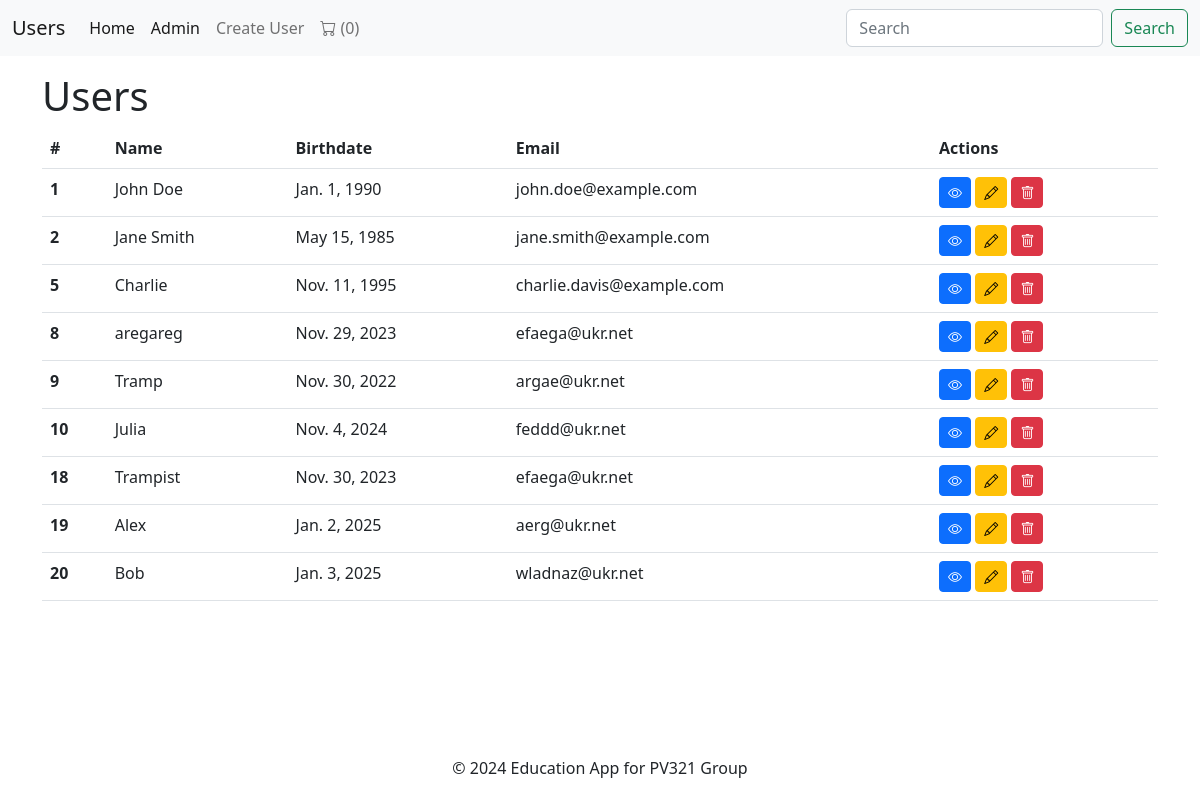
The page /users/home/ on the database as committed earlier.
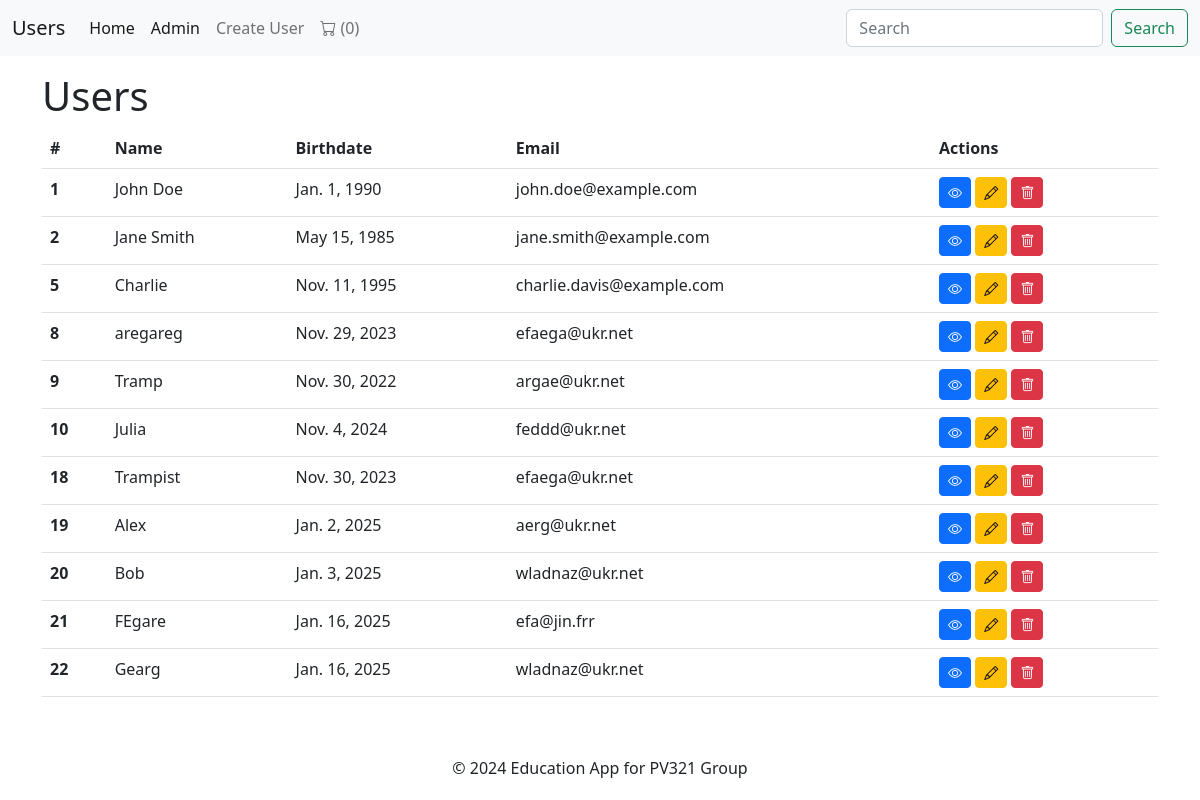
The same page on the database as committed later.
### users/models.py (models this page shows, shortened)
class User(models.Model):
    POSITIONS = [
        ("1", "Developer"),
        ("2", "Designer"),
        ("3", "Manager"),
        ("4", "Administrator")
    ]
    name = models.CharField(max_length=255)
    email = models.EmailField()
    birthdate = models.DateField()
    username = models.CharField(max_length=255)
    avatar = models.ImageField(upload_to="avatars/", blank=True, null=True)
    position = models.CharField(max_length=255, choices=POSITIONS, blank=True, null=True)

### users/views.py (the view)
# urls.py: 2. Add a URL to urlpatterns:  path('', views.home, name='home')
def home(request):
    users = User.objects.all()
    return render(request, "index.html", {"users": users})

### cart/cart.py (called while the page is built)
def get_cart_items(session):
    return session.get(CART_KEY, {})

def get_cart_size(session):
    return len(get_cart_items(session))

### first_app/context_processors.py (called while the page is built)
def cart_count(request):
    return {'cart_count': get_cart_size(request.session)}

### users/templates/index.html
{% extends '_layout.html' %}
{% block header %}Users{% endblock %}
{% block content %}
<table class="table">
    <thead>
        <tr>
            <th scope="col">#</th>
            <th scope="col">Name</th>
            <th scope="col">Birthdate</th>
            <th scope="col">Email</th>
            <th scope="col">Actions</th>
        </tr>
    </thead>
    <tbody>
        {% for user in users %}
        <tr>
            <th scope="row">{{user.id}}</th>
            <td>{{user.name}}</td>
            <td>{{user.birthdate}}</td>
            <td>{{user.email}}</td>
            <td>
                <a href="/users/details/{{user.id}}" class="btn btn-primary btn-sm"><i class="bi bi-eye"></i></a>
                <a href="/users/edit/{{user.id}}" class="btn btn-warning btn-sm"><i class="bi bi-pencil"></i></a>
                <a href="/users/delete/{{user.id}}" class="btn btn-danger btn-sm"><i class="bi bi-trash"></i></a>
            </td>
        </tr>
        {% endfor %}
    </tbody>
</table>
{% endblock %}

Rows that differ between the two databases and show on the page:
added User: id "21", name "FEgare", birthdate "Jan. 16, 2025", email "efa@jin.frr"
added User: id "22", name "Gearg", birthdate "Jan. 16, 2025", email "wladnaz@ukr.net"
